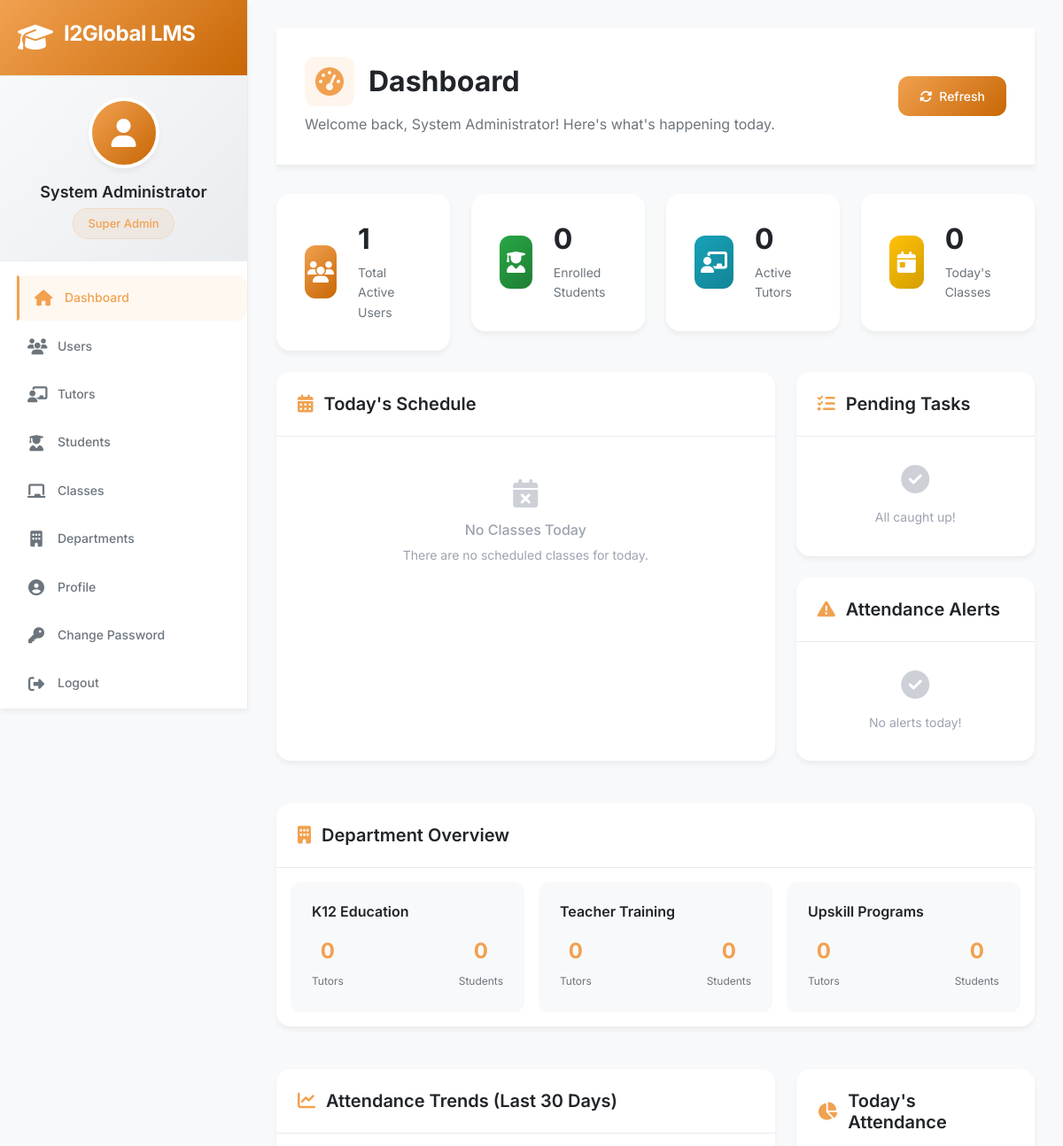
The page /dashboard (signed in, upper part) on the database as committed earlier.
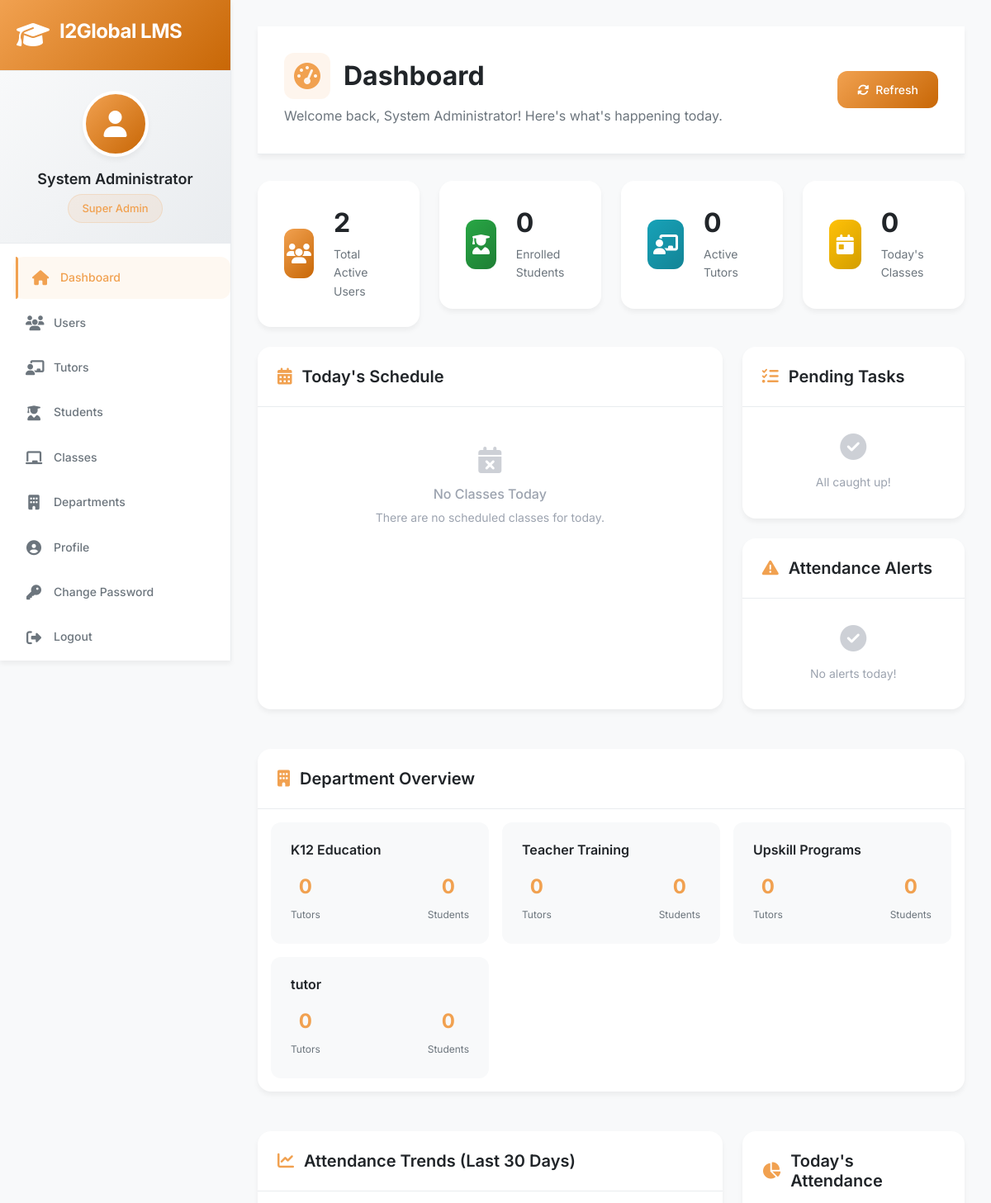
The same page on the database as committed later.
### app/models/department.py (models this page shows, shortened)
class Department(db.Model):
    __tablename__ = 'departments'
    id = db.Column(db.Integer, primary_key=True)
    name = db.Column(db.String(50), unique=True, nullable=False)
    code = db.Column(db.String(10), unique=True, nullable=False)  # K12, TT, UPSKILL
    description = db.Column(db.Text)
    permissions = db.Column(db.Text)  # JSON string of permissions
    is_active = db.Column(db.Boolean, default=True)
    created_at = db.Column(db.DateTime, default=datetime.utcnow)
    created_by = db.Column(db.Integer, db.ForeignKey('users.id'))
    settings = db.Column(db.Text)  # JSON string for department-specific settings

### app/routes/dashboard.py (the view)
@bp.route('/dashboard')
@login_required
def admin_dashboard():
    if current_user.role not in ['superadmin', 'admin', 'coordinator']:
        flash('Access denied. Insufficient permissions.', 'error')
        return redirect(url_for('dashboard.index'))
    stats = get_dashboard_statistics()
    today = date.today()
    todays_classes = Class.get_classes_for_date(today)
    week_ago = today - timedelta(days=7)
    recent_students = Student.query.filter(Student.created_at >= week_ago).order_by(Student.created_at.desc()).limit(5).all()
    recent_tutors = Tutor.query.filter(Tutor.created_at >= week_ago).order_by(Tutor.created_at.desc()).limit(5).all()
    attendance_alerts = get_attendance_alerts()
    pending_tasks = get_pending_tasks()
    return render_template('dashboard/admin_dashboard.html',
                         stats=stats,
                         todays_classes=todays_classes,
                         recent_students=recent_students,
                         recent_tutors=recent_tutors,
                         attendance_alerts=attendance_alerts,
                         pending_tasks=pending_tasks)

### app/models/class_model.py (called while the page is built, shortened)
    @staticmethod
    def get_classes_for_date(date_obj, tutor_id=None, student_id=None):
        query = Class.query.filter_by(scheduled_date=date_obj)
        if tutor_id:
            query = query.filter_by(tutor_id=tutor_id)
        return query.all()

### app/models/user.py (called while the page is built, shortened)
@login.user_loader
def load_user(user_id):
    return User.query.get(int(user_id))

    def has_permission(self, permission):
        if self.role == 'superadmin':
            return True

    def get_role_display(self):
        role_map = {
            'superadmin': 'Super Admin',
            'admin': 'Admin',
            'coordinator': 'Coordinator',
            'tutor': 'Tutor'
        }
        return role_map.get(self.role, self.role.title())

### app/routes/dashboard.py (called while the page is built, shortened)
def get_attendance_alerts():
    alerts = []
    today = date.today()
    late_arrivals = Attendance.query.filter(
        Attendance.class_date == today,
        (Attendance.tutor_late_minutes > 5) | (Attendance.student_late_minutes > 5)
    ).all()
    absences = Attendance.query.filter(
        Attendance.class_date == today,
        (Attendance.tutor_present == False) | (Attendance.student_present == False)
    ).all()
    return alerts[:10]  # Return top 10 alerts

### app/templates/dashboard/admin_dashboard.html (shortened to what the changed rows need)
{% extends "base.html" %}
{% block content %}
<div class="dashboard-container">
    <div class="page-header">
        <div class="d-flex justify-content-between align-items-center">
            <div>
                <h1 class="page-title">
                    <i class="fas fa-tachometer-alt"></i>
                    Dashboard
                </h1>
            </div>
        </div>
    </div>
    <div class="row g-4 mb-4">
        <div class="col-lg-3 col-md-6">
            <div class="stat-card">
                <div class="stat-content">
                    <h3 id="total-users">{{ stats.total_users }}</h3>
                    <p>Total Active Users</p>
                </div>
            </div>
        </div>
    </div>
    {% if current_user.role in ['superadmin', 'admin'] %}
    <div class="row g-4 mt-4">
        <div class="col-12">
            <div class="card">
                <div class="card-body">
                    <div class="row g-3">
                        {% for dept in stats.departments %}
                        <div class="col-lg-4 col-md-6">
                            <div class="dept-card">
                                <div class="dept-header">
                                    <h6>{{ dept.name }}</h6>
                                </div>
                                <div class="dept-stats">
                                    <div class="dept-stat">
                                        <span class="stat-number">{{ dept.tutors }}</span>
                                        <span class="stat-label">Tutors</span>
                                    </div>
                                    <div class="dept-stat">
                                        <span class="stat-number">{{ dept.students }}</span>
                                        <span class="stat-label">Students</span>
                                    </div>
                                </div>
                            </div>
                        </div>
                        {% endfor %}
                    </div>
                </div>
            </div>
        </div>
    </div>
    {% endif %}
</div>
{% endblock %}

Rows that differ between the two databases and show on the page:
added Department: name "tutor", tutors "0", students "0"
Other text that changed with them:
{{ stats.total_users }}: "1" → "2"
